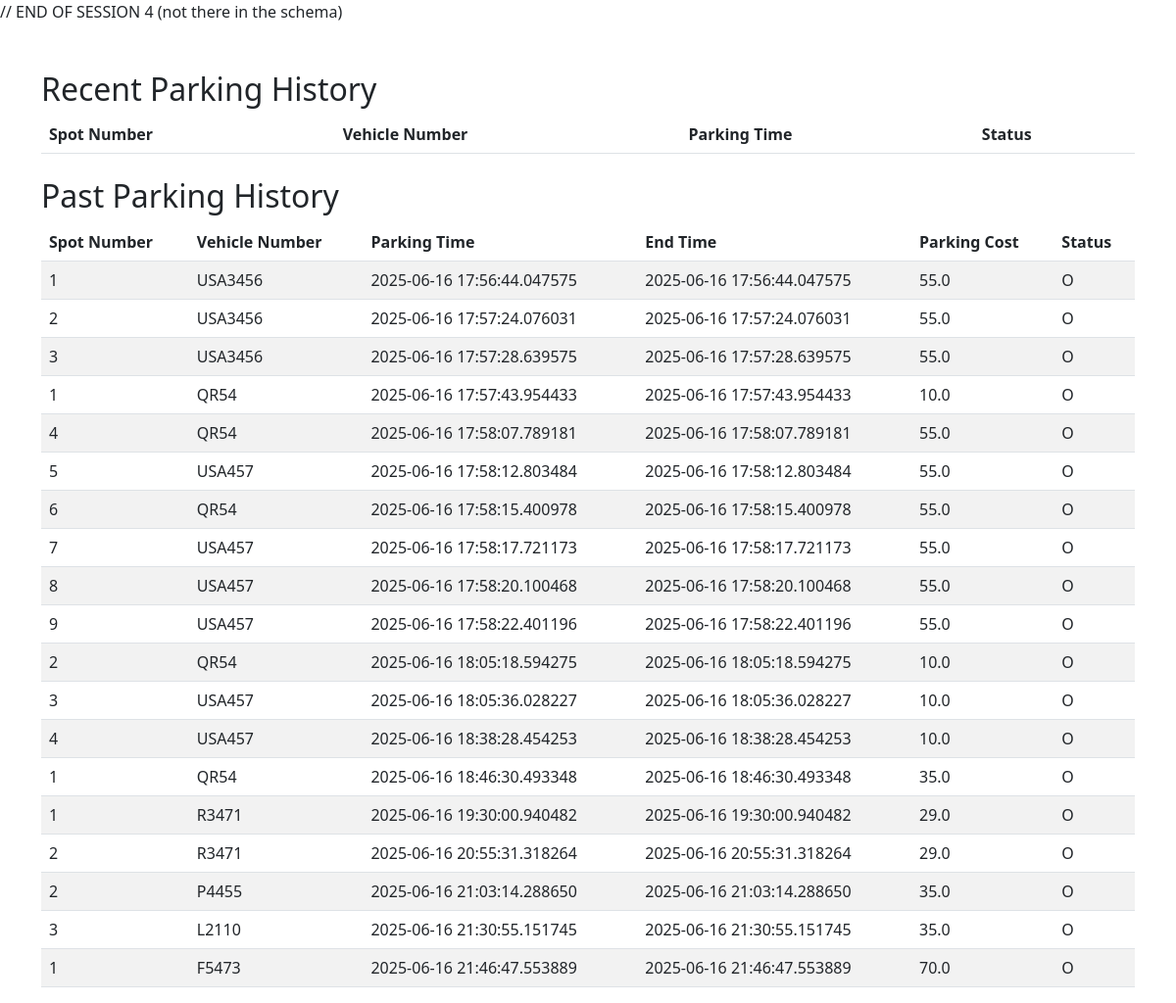
The app's page /history (signed in) with its own data.
### app.py (models this page shows)
class Booking(db.Model):
    __tablename__ = 'booking'
    id = db.Column(db.Integer, primary_key=True)
    user_id = db.Column(db.Integer, db.ForeignKey('user.id'), nullable=False)
    spot_id = db.Column(db.Integer, db.ForeignKey('parking_spot.id'), nullable=False)
    vehicle_number = db.Column(db.String(20), nullable=False)
    start_time = db.Column(db.DateTime, nullable=False)
    end_time = db.Column(db.DateTime, nullable=False)
    status = db.Column(db.String(20), nullable=False,default='O')
    parking_cost = db.Column(db.Float, nullable=False)
    user = db.relationship('User', back_populates='bookings')
    spot  = db.relationship('ParkingSpot', back_populates='bookings')

class ParkingSpot(db.Model):
    __tablename__ = 'parking_spot'
    id = db.Column(db.Integer, primary_key=True)
    parking_id = db.Column(db.Integer, db.ForeignKey('parking.id'), nullable=False)
    spot_number = db.Column(db.Integer, nullable=False)
    status = db.Column(db.String(20), nullable=False,default='A')
    parking = db.relationship('Parking', back_populates='spots')
    bookings = db.relationship('Booking', back_populates='spot',cascade='all, delete-orphan')

### app.py (the view)
@app.route('/history', methods=['GET', 'POST'])
def history():
    if 'username' not in session:
        return redirect(url_for('login'))
    bookings = Booking.query.filter_by(user_id=session['user_id']).all()
    return render_template('booking_history.html', bookings=bookings)

### templates/booking_history.html (shortened to what this page needs)
<!DOCTYPE html>
<html lang="en">
<head>
    <link href="https://cdn.jsdelivr.net/npm/bootstrap@5.3.0/dist/css/bootstrap.min.css" rel="stylesheet">
</head>
<body>
<div class="container mt-5">
    <h2>Recent Parking History</h2>
    <table class="table table-striped">
        <thead>
            <tr>
                <th>Spot Number</th>
                <th>Vehicle Number</th>
                <th>Parking Time</th>
                <th>Status</th>
            </tr>
        </thead>
    </table>
    <h2 class="mt-4">Past Parking History</h2>
    <table class="table table-striped">
        <thead>
            <tr>
                <th>Spot Number</th>
                <th>Vehicle Number</th>
                <th>Parking Time</th>
                <th>End Time</th>
                <th>Parking Cost</th>
                <th>Status</th>
            </tr>
        </thead>
        <tbody>
            {% for booking in bookings %}
            {% if booking.end_time is not none %}
            <tr>
                <td>{{ booking.spot.spot_number }}</td>
                <td>{{ booking.vehicle_number }}</td>
                <td>{{ booking.start_time }}</td>
                <td>{{ booking.end_time }}</td>
                <td>{{ booking.parking_cost }}</td>
                <td>{{ booking.status }}</td>
            </tr>
            {% endif %}
            {% endfor %}
        </tbody>
    </table>
</div>
</body>
</html>

### records on screen
Booking: spot.spot_number "1", vehicle_number "USA3456", start_time "2025-06-16 17:56:44.047575", end_time "2025-06-16 17:56:44.047575", parking_cost "55.0", status "O"
Booking: spot.spot_number "2", vehicle_number "USA3456", start_time "2025-06-16 17:57:24.076031", end_time "2025-06-16 17:57:24.076031", parking_cost "55.0", status "O"
Booking: spot.spot_number "3", vehicle_number "USA3456", start_time "2025-06-16 17:57:28.639575", end_time "2025-06-16 17:57:28.639575", parking_cost "55.0", status "O"
Booking: spot.spot_number "1", vehicle_number "QR54", start_time "2025-06-16 17:57:43.954433", end_time "2025-06-16 17:57:43.954433", parking_cost "10.0", status "O"
Booking: spot.spot_number "4", vehicle_number "QR54", start_time "2025-06-16 17:58:07.789181", end_time "2025-06-16 17:58:07.789181", parking_cost "55.0", status "O"
Booking: spot.spot_number "5", vehicle_number "USA457", start_time "2025-06-16 17:58:12.803484", end_time "2025-06-16 17:58:12.803484", parking_cost "55.0", status "O"
Booking: spot.spot_number "6", vehicle_number "QR54", start_time "2025-06-16 17:58:15.400978", end_time "2025-06-16 17:58:15.400978", parking_cost "55.0", status "O"
Booking: spot.spot_number "7", vehicle_number "USA457", start_time "2025-06-16 17:58:17.721173", end_time "2025-06-16 17:58:17.721173", parking_cost "55.0", status "O"
Booking: spot.spot_number "8", vehicle_number "USA457", start_time "2025-06-16 17:58:20.100468", end_time "2025-06-16 17:58:20.100468", parking_cost "55.0", status "O"
Booking: spot.spot_number "9", vehicle_number "USA457", start_time "2025-06-16 17:58:22.401196", end_time "2025-06-16 17:58:22.401196", parking_cost "55.0", status "O"
Booking: spot.spot_number "2", vehicle_number "QR54", start_time "2025-06-16 18:05:18.594275", end_time "2025-06-16 18:05:18.594275", parking_cost "10.0", status "O"
Booking: spot.spot_number "3", vehicle_number "USA457", start_time "2025-06-16 18:05:36.028227", end_time "2025-06-16 18:05:36.028227", parking_cost "10.0", status "O"
Booking: spot.spot_number "4", vehicle_number "USA457", start_time "2025-06-16 18:38:28.454253", end_time "2025-06-16 18:38:28.454253", parking_cost "10.0", status "O"
Booking: spot.spot_number "1", vehicle_number "QR54", start_time "2025-06-16 18:46:30.493348", end_time "2025-06-16 18:46:30.493348", parking_cost "35.0", status "O"
Booking: spot.spot_number "1", vehicle_number "R3471", start_time "2025-06-16 19:30:00.940482", end_time "2025-06-16 19:30:00.940482", parking_cost "29.0", status "O"
Booking: spot.spot_number "2", vehicle_number "R3471", start_time "2025-06-16 20:55:31.318264", end_time "2025-06-16 20:55:31.318264", parking_cost "29.0", status "O"
Booking: spot.spot_number "2", vehicle_number "P4455", start_time "2025-06-16 21:03:14.288650", end_time "2025-06-16 21:03:14.288650", parking_cost "35.0", status "O"
Booking: spot.spot_number "3", vehicle_number "L2110", start_time "2025-06-16 21:30:55.151745", end_time "2025-06-16 21:30:55.151745", parking_cost "35.0", status "O"
Booking: spot.spot_number "1", vehicle_number "F5473", start_time "2025-06-16 21:46:47.553889", end_time "2025-06-16 21:46:47.553889", parking_cost "70.0", status "O"
